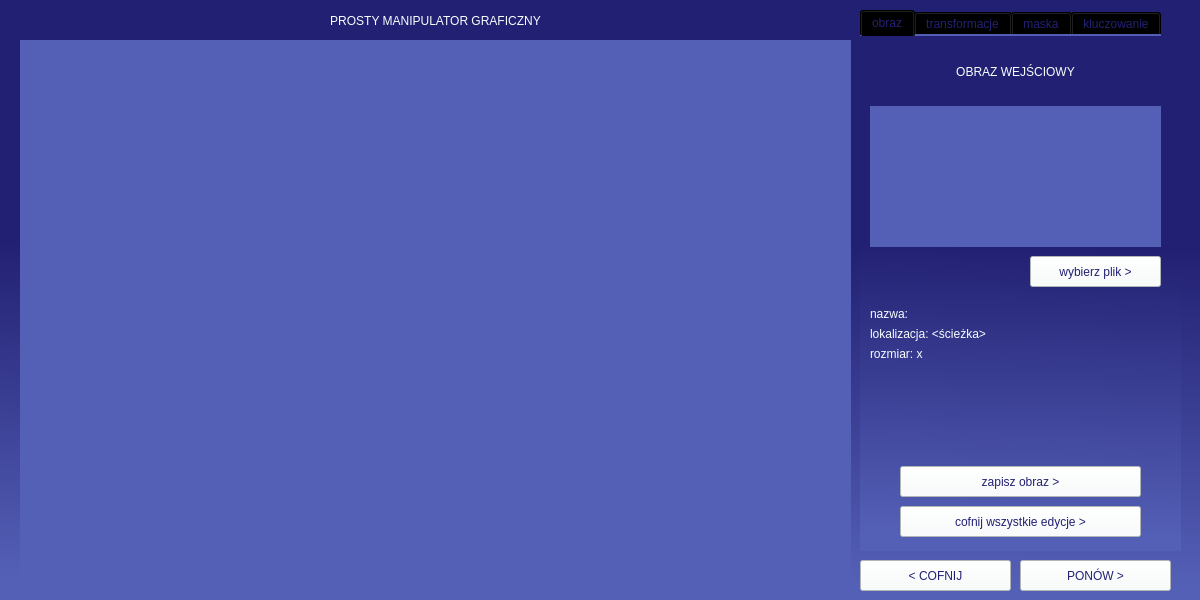
<?xml version="1.0" encoding="UTF-8"?>
<ui version="4.0">
 <class>MainWindow</class>
 <widget class="QMainWindow" name="MainWindow">
  <property name="geometry">
   <rect>
    <x>0</x>
    <y>0</y>
    <width>1200</width>
    <height>600</height>
   </rect>
  </property>
  <property name="sizePolicy">
   <sizepolicy hsizetype="Fixed" vsizetype="Fixed">
    <horstretch>0</horstretch>
    <verstretch>0</verstretch>
   </sizepolicy>
  </property>
  <property name="minimumSize">
   <size>
    <width>1200</width>
    <height>600</height>
   </size>
  </property>
  <property name="maximumSize">
   <size>
    <width>1200</width>
    <height>600</height>
   </size>
  </property>
  <property name="windowTitle">
   <string>Prosty Manipulator Graficzny</string>
  </property>
  <property name="styleSheet">
   <string notr="true">background-color: rgb(34, 32, 115);
background-color: qlineargradient(spread:pad, x1:0.517045, y1:0.29, x2:0.506, y2:0.972, stop:0.176136 rgba(34, 32, 115, 255), stop:1 rgba(84, 96, 182, 255));
color: rgb(248, 254, 255);
border-color: rgb(248, 254, 255);
font: 700 10pt &quot;Source Code Pro&quot;;</string>
  </property>
  <widget class="QWidget" name="centralwidget">
   <widget class="QTabWidget" name="HubTransfPodst">
    <property name="geometry">
     <rect>
      <x>860</x>
      <y>10</y>
      <width>321</width>
      <height>541</height>
     </rect>
    </property>
    <property name="styleSheet">
     <string notr="true">color: rgb(34, 32, 115);
alternate-background-color: rgb(34, 32, 115);
border-color: rgb(248, 254, 255);
gridline-color: rgb(34, 32, 115);</string>
    </property>
    <property name="currentIndex">
     <number>0</number>
    </property>
    <widget class="QWidget" name="TabZdjecie">
     <attribute name="title">
      <string>obraz</string>
     </attribute>
     <widget class="QPushButton" name="BtnWybierzZdjecie">
      <property name="geometry">
       <rect>
        <x>170</x>
        <y>220</y>
        <width>131</width>
        <height>31</height>
       </rect>
      </property>
      <property name="styleSheet">
       <string notr="true">background-color: rgb(248, 254, 255);</string>
      </property>
      <property name="text">
       <string>wybierz plik &gt;</string>
      </property>
     </widget>
     <widget class="QLabel" name="LblSciezkaWe">
      <property name="geometry">
       <rect>
        <x>10</x>
        <y>290</y>
        <width>291</width>
        <height>16</height>
       </rect>
      </property>
      <property name="styleSheet">
       <string notr="true">background-color: rgba(0, 0, 0, 0);
color: rgb(248, 254, 255);</string>
      </property>
      <property name="text">
       <string>lokalizacja: &lt;ścieżka&gt;</string>
      </property>
     </widget>
     <widget class="QLabel" name="LblObrazWe">
      <property name="geometry">
       <rect>
        <x>10</x>
        <y>70</y>
        <width>291</width>
        <height>141</height>
       </rect>
      </property>
      <property name="styleSheet">
       <string notr="true">background-color: rgb(84, 96, 182);</string>
      </property>
      <property name="text">
       <string/>
      </property>
      <property name="alignment">
       <set>Qt::AlignCenter</set>
      </property>
     </widget>
     <widget class="QLabel" name="LblNazwaWe">
      <property name="geometry">
       <rect>
        <x>10</x>
        <y>270</y>
        <width>291</width>
        <height>16</height>
       </rect>
      </property>
      <property name="styleSheet">
       <string notr="true">background-color: rgba(0, 0, 0, 0);
color: rgb(248, 254, 255);</string>
      </property>
      <property name="text">
       <string>nazwa: &lt;nazwa&gt;</string>
      </property>
     </widget>
     <widget class="QLabel" name="LblRozmiarWe">
      <property name="geometry">
       <rect>
        <x>10</x>
        <y>310</y>
        <width>291</width>
        <height>16</height>
       </rect>
      </property>
      <property name="styleSheet">
       <string notr="true">background-color: rgba(0, 0, 0, 0);
color: rgb(248, 254, 255);</string>
      </property>
      <property name="text">
       <string>rozmiar: &lt;width&gt;x&lt;height&gt;</string>
      </property>
     </widget>
     <widget class="QPushButton" name="BtnZapiszZdjecie">
      <property name="geometry">
       <rect>
        <x>40</x>
        <y>430</y>
        <width>241</width>
        <height>31</height>
       </rect>
      </property>
      <property name="styleSheet">
       <string notr="true">background-color: rgb(248, 254, 255);</string>
      </property>
      <property name="text">
       <string>zapisz obraz &gt;</string>
      </property>
     </widget>
     <widget class="QPushButton" name="BtnCofnijWszystkie">
      <property name="geometry">
       <rect>
        <x>40</x>
        <y>470</y>
        <width>241</width>
        <height>31</height>
       </rect>
      </property>
      <property name="styleSheet">
       <string notr="true">background-color: rgb(248, 254, 255);</string>
      </property>
      <property name="text">
       <string>cofnij wszystkie edycje &gt;</string>
      </property>
     </widget>
     <widget class="QLabel" name="LblZdjecieWy_2">
      <property name="geometry">
       <rect>
        <x>10</x>
        <y>20</y>
        <width>291</width>
        <height>31</height>
       </rect>
      </property>
      <property name="styleSheet">
       <string notr="true">background-color: rgba(0, 0, 0, 0);
color: rgb(248, 254, 255);
font: 700 14pt &quot;Source Code Pro&quot;;</string>
      </property>
      <property name="text">
       <string>OBRAZ WEJŚCIOWY</string>
      </property>
      <property name="alignment">
       <set>Qt::AlignCenter</set>
      </property>
     </widget>
     <zorder>LblObrazWe</zorder>
     <zorder>BtnWybierzZdjecie</zorder>
     <zorder>LblSciezkaWe</zorder>
     <zorder>LblNazwaWe</zorder>
     <zorder>LblRozmiarWe</zorder>
     <zorder>BtnZapiszZdjecie</zorder>
     <zorder>BtnCofnijWszystkie</zorder>
     <zorder>LblZdjecieWy_2</zorder>
    </widget>
    <widget class="QWidget" name="TabTransfPodst">
     <attribute name="title">
      <string>transformacje</string>
     </attribute>
     <widget class="QLabel" name="label_6">
      <property name="geometry">
       <rect>
        <x>10</x>
        <y>20</y>
        <width>291</width>
        <height>31</height>
       </rect>
      </property>
      <property name="styleSheet">
       <string notr="true">background-color: rgba(0, 0, 0, 0);
color: rgb(248, 254, 255);
font: 700 13pt &quot;Source Code Pro&quot;;</string>
      </property>
      <property name="text">
       <string>PODSTAWOWE TRANSFORMACJE</string>
      </property>
      <property name="alignment">
       <set>Qt::AlignCenter</set>
      </property>
     </widget>
     <widget class="QPushButton" name="BtnOdbicieOsiX">
      <property name="geometry">
       <rect>
        <x>30</x>
        <y>70</y>
        <width>251</width>
        <height>31</height>
       </rect>
      </property>
      <property name="styleSheet">
       <string notr="true">background-color: rgb(248, 254, 255);
color: rgb(34, 32, 115);</string>
      </property>
      <property name="text">
       <string>odbij lustrzanie w poziomie</string>
      </property>
     </widget>
     <widget class="QPushButton" name="BtnOdbicieOsiY">
      <property name="geometry">
       <rect>
        <x>30</x>
        <y>120</y>
        <width>251</width>
        <height>31</height>
       </rect>
      </property>
      <property name="styleSheet">
       <string notr="true">background-color: rgb(248, 254, 255);
color: rgb(34, 32, 115);</string>
      </property>
      <property name="text">
       <string>odbij lustrzanie w pionie</string>
      </property>
     </widget>
     <widget class="QPushButton" name="BtnNegatyw">
      <property name="geometry">
       <rect>
        <x>30</x>
        <y>170</y>
        <width>251</width>
        <height>31</height>
       </rect>
      </property>
      <property name="styleSheet">
       <string notr="true">background-color: rgb(248, 254, 255);
color: rgb(34, 32, 115);</string>
      </property>
      <property name="text">
       <string>negatyw</string>
      </property>
     </widget>
    </widget>
    <widget class="QWidget" name="TabTransfHSLiCMYK">
     <attribute name="title">
      <string>maska</string>
     </attribute>
     <widget class="QLabel" name="label_5">
      <property name="geometry">
       <rect>
        <x>10</x>
        <y>180</y>
        <width>71</width>
        <height>20</height>
       </rect>
      </property>
      <property name="styleSheet">
       <string notr="true">background-color: rgba(0, 0, 0, 0);
color: rgb(248, 254, 255);</string>
      </property>
      <property name="text">
       <string>KONTRAST</string>
      </property>
      <property name="alignment">
       <set>Qt::AlignCenter</set>
      </property>
     </widget>
     <widget class="QSlider" name="SliderS">
      <property name="geometry">
       <rect>
        <x>90</x>
        <y>100</y>
        <width>160</width>
        <height>22</height>
       </rect>
      </property>
      <property name="styleSheet">
       <string notr="true">background-color: rgba(0, 0, 0, 0);
color: rgb(248, 254, 255);</string>
      </property>
      <property name="minimum">
       <number>-50</number>
      </property>
      <property name="maximum">
       <number>50</number>
      </property>
      <property name="orientation">
       <enum>Qt::Horizontal</enum>
      </property>
     </widget>
     <widget class="QSpinBox" name="CbxS">
      <property name="geometry">
       <rect>
        <x>260</x>
        <y>100</y>
        <width>42</width>
        <height>22</height>
       </rect>
      </property>
      <property name="styleSheet">
       <string notr="true">background-color: rgb(248, 254, 255);</string>
      </property>
      <property name="minimum">
       <number>-50</number>
      </property>
      <property name="maximum">
       <number>50</number>
      </property>
     </widget>
     <widget class="QSpinBox" name="CbxKontrast">
      <property name="geometry">
       <rect>
        <x>260</x>
        <y>180</y>
        <width>42</width>
        <height>22</height>
       </rect>
      </property>
      <property name="styleSheet">
       <string notr="true">background-color: rgb(248, 254, 255);</string>
      </property>
      <property name="minimum">
       <number>-50</number>
      </property>
      <property name="maximum">
       <number>50</number>
      </property>
     </widget>
     <widget class="QSpinBox" name="CbxH">
      <property name="geometry">
       <rect>
        <x>260</x>
        <y>60</y>
        <width>42</width>
        <height>22</height>
       </rect>
      </property>
      <property name="styleSheet">
       <string notr="true">background-color: rgb(248, 254, 255);</string>
      </property>
      <property name="minimum">
       <number>-180</number>
      </property>
      <property name="maximum">
       <number>180</number>
      </property>
     </widget>
     <widget class="QSlider" name="SliderKontrast">
      <property name="geometry">
       <rect>
        <x>90</x>
        <y>180</y>
        <width>160</width>
        <height>22</height>
       </rect>
      </property>
      <property name="styleSheet">
       <string notr="true">background-color: rgba(0, 0, 0, 0);
color: rgb(248, 254, 255);</string>
      </property>
      <property name="minimum">
       <number>-50</number>
      </property>
      <property name="maximum">
       <number>50</number>
      </property>
      <property name="orientation">
       <enum>Qt::Horizontal</enum>
      </property>
     </widget>
     <widget class="QLabel" name="label">
      <property name="geometry">
       <rect>
        <x>10</x>
        <y>19</y>
        <width>301</width>
        <height>31</height>
       </rect>
      </property>
      <property name="styleSheet">
       <string notr="true">background-color: rgba(0, 0, 0, 0);
color: rgb(248, 254, 255);
font: 700 14pt &quot;Source Code Pro&quot;;</string>
      </property>
      <property name="text">
       <string>WARTOŚCI GLOBALNE HSL</string>
      </property>
      <property name="alignment">
       <set>Qt::AlignCenter</set>
      </property>
     </widget>
     <widget class="QLabel" name="label_4">
      <property name="geometry">
       <rect>
        <x>10</x>
        <y>140</y>
        <width>71</width>
        <height>20</height>
       </rect>
      </property>
      <property name="styleSheet">
       <string notr="true">background-color: rgba(0, 0, 0, 0);
color: rgb(248, 254, 255);</string>
      </property>
      <property name="text">
       <string>JASNOŚĆ</string>
      </property>
      <property name="alignment">
       <set>Qt::AlignCenter</set>
      </property>
     </widget>
     <widget class="QSlider" name="SliderL">
      <property name="geometry">
       <rect>
        <x>90</x>
        <y>140</y>
        <width>160</width>
        <height>22</height>
       </rect>
      </property>
      <property name="styleSheet">
       <string notr="true">background-color: rgba(0, 0, 0, 0);
color: rgb(248, 254, 255);</string>
      </property>
      <property name="minimum">
       <number>-50</number>
      </property>
      <property name="maximum">
       <number>50</number>
      </property>
      <property name="orientation">
       <enum>Qt::Horizontal</enum>
      </property>
     </widget>
     <widget class="QSpinBox" name="CbxL">
      <property name="geometry">
       <rect>
        <x>260</x>
        <y>140</y>
        <width>42</width>
        <height>22</height>
       </rect>
      </property>
      <property name="styleSheet">
       <string notr="true">background-color: rgb(248, 254, 255);</string>
      </property>
      <property name="minimum">
       <number>-50</number>
      </property>
      <property name="maximum">
       <number>50</number>
      </property>
      <property name="value">
       <number>0</number>
      </property>
     </widget>
     <widget class="QLabel" name="label_2">
      <property name="geometry">
       <rect>
        <x>10</x>
        <y>60</y>
        <width>71</width>
        <height>20</height>
       </rect>
      </property>
      <property name="styleSheet">
       <string notr="true">background-color: rgba(0, 0, 0, 0);
color: rgb(248, 254, 255);</string>
      </property>
      <property name="text">
       <string>ODCIEŃ</string>
      </property>
      <property name="alignment">
       <set>Qt::AlignCenter</set>
      </property>
     </widget>
     <widget class="QSlider" name="SliderH">
      <property name="geometry">
       <rect>
        <x>90</x>
        <y>60</y>
        <width>160</width>
        <height>22</height>
       </rect>
      </property>
      <property name="styleSheet">
       <string notr="true">background-color: rgba(0, 0, 0, 0);
color: rgb(248, 254, 255);</string>
      </property>
      <property name="minimum">
       <number>-180</number>
      </property>
      <property name="maximum">
       <number>180</number>
      </property>
      <property name="orientation">
       <enum>Qt::Horizontal</enum>
      </property>
     </widget>
     <widget class="QLabel" name="label_3">
      <property name="geometry">
       <rect>
        <x>10</x>
        <y>100</y>
        <width>71</width>
        <height>20</height>
       </rect>
      </property>
      <property name="styleSheet">
       <string notr="true">background-color: rgba(0, 0, 0, 0);
color: rgb(248, 254, 255);</string>
      </property>
      <property name="text">
       <string>NASYCENIE</string>
      </property>
      <property name="alignment">
       <set>Qt::AlignCenter</set>
      </property>
     </widget>
     <widget class="QSpinBox" name="CbxC">
      <property name="geometry">
       <rect>
        <x>260</x>
        <y>280</y>
        <width>42</width>
        <height>22</height>
       </rect>
      </property>
      <property name="styleSheet">
       <string notr="true">background-color: rgb(248, 254, 255);</string>
      </property>
      <property name="minimum">
       <number>-50</number>
      </property>
      <property name="maximum">
       <number>50</number>
      </property>
     </widget>
     <widget class="QLabel" name="label_14">
      <property name="geometry">
       <rect>
        <x>10</x>
        <y>239</y>
        <width>301</width>
        <height>31</height>
       </rect>
      </property>
      <property name="styleSheet">
       <string notr="true">background-color: rgba(0, 0, 0, 0);
color: rgb(248, 254, 255);
font: 700 14pt &quot;Source Code Pro&quot;;</string>
      </property>
      <property name="text">
       <string>WARTOŚCI GLOBALNE CMYK</string>
      </property>
      <property name="alignment">
       <set>Qt::AlignCenter</set>
      </property>
     </widget>
     <widget class="QLabel" name="label_16">
      <property name="geometry">
       <rect>
        <x>20</x>
        <y>280</y>
        <width>61</width>
        <height>20</height>
       </rect>
      </property>
      <property name="styleSheet">
       <string notr="true">background-color: rgba(0, 0, 0, 0);
color: rgb(248, 254, 255);</string>
      </property>
      <property name="text">
       <string>C</string>
      </property>
      <property name="alignment">
       <set>Qt::AlignCenter</set>
      </property>
     </widget>
     <widget class="QSlider" name="SliderC">
      <property name="geometry">
       <rect>
        <x>90</x>
        <y>280</y>
        <width>160</width>
        <height>22</height>
       </rect>
      </property>
      <property name="styleSheet">
       <string notr="true">background-color: rgba(0, 0, 0, 0);
color: rgb(248, 254, 255);</string>
      </property>
      <property name="minimum">
       <number>-50</number>
      </property>
      <property name="maximum">
       <number>50</number>
      </property>
      <property name="orientation">
       <enum>Qt::Horizontal</enum>
      </property>
     </widget>
     <widget class="QSpinBox" name="CbxM">
      <property name="geometry">
       <rect>
        <x>260</x>
        <y>320</y>
        <width>42</width>
        <height>22</height>
       </rect>
      </property>
      <property name="styleSheet">
       <string notr="true">background-color: rgb(248, 254, 255);</string>
      </property>
      <property name="minimum">
       <number>-50</number>
      </property>
      <property name="maximum">
       <number>50</number>
      </property>
     </widget>
     <widget class="QSlider" name="SliderM">
      <property name="geometry">
       <rect>
        <x>90</x>
        <y>320</y>
        <width>160</width>
        <height>22</height>
       </rect>
      </property>
      <property name="styleSheet">
       <string notr="true">background-color: rgba(0, 0, 0, 0);
color: rgb(248, 254, 255);</string>
      </property>
      <property name="minimum">
       <number>-50</number>
      </property>
      <property name="maximum">
       <number>50</number>
      </property>
      <property name="orientation">
       <enum>Qt::Horizontal</enum>
      </property>
     </widget>
     <widget class="QLabel" name="label_17">
      <property name="geometry">
       <rect>
        <x>20</x>
        <y>320</y>
        <width>61</width>
        <height>20</height>
       </rect>
      </property>
      <property name="styleSheet">
       <string notr="true">background-color: rgba(0, 0, 0, 0);
color: rgb(248, 254, 255);</string>
      </property>
      <property name="text">
       <string>M</string>
      </property>
      <property name="alignment">
       <set>Qt::AlignCenter</set>
      </property>
     </widget>
     <widget class="QSpinBox" name="CbxY">
      <property name="geometry">
       <rect>
        <x>260</x>
        <y>360</y>
        <width>42</width>
        <height>22</height>
       </rect>
      </property>
      <property name="styleSheet">
       <string notr="true">background-color: rgb(248, 254, 255);</string>
      </property>
      <property name="minimum">
       <number>-50</number>
      </property>
      <property name="maximum">
       <number>50</number>
      </property>
     </widget>
     <widget class="QSlider" name="SliderY">
      <property name="geometry">
       <rect>
        <x>90</x>
        <y>360</y>
        <width>160</width>
        <height>22</height>
       </rect>
      </property>
      <property name="styleSheet">
       <string notr="true">background-color: rgba(0, 0, 0, 0);
color: rgb(248, 254, 255);</string>
      </property>
      <property name="minimum">
       <number>-50</number>
      </property>
      <property name="maximum">
       <number>50</number>
      </property>
      <property name="orientation">
       <enum>Qt::Horizontal</enum>
      </property>
     </widget>
     <widget class="QLabel" name="label_18">
      <property name="geometry">
       <rect>
        <x>20</x>
        <y>360</y>
        <width>61</width>
        <height>20</height>
       </rect>
      </property>
      <property name="styleSheet">
       <string notr="true">background-color: rgba(0, 0, 0, 0);
color: rgb(248, 254, 255);</string>
      </property>
      <property name="text">
       <string>Y</string>
      </property>
      <property name="alignment">
       <set>Qt::AlignCenter</set>
      </property>
     </widget>
     <widget class="QSpinBox" name="CbxK">
      <property name="geometry">
       <rect>
        <x>260</x>
        <y>400</y>
        <width>42</width>
        <height>22</height>
       </rect>
      </property>
      <property name="styleSheet">
       <string notr="true">background-color: rgb(248, 254, 255);</string>
      </property>
      <property name="minimum">
       <number>-50</number>
      </property>
      <property name="maximum">
       <number>50</number>
      </property>
     </widget>
     <widget class="QSlider" name="SliderK">
      <property name="geometry">
       <rect>
        <x>90</x>
        <y>400</y>
        <width>160</width>
        <height>22</height>
       </rect>
      </property>
      <property name="styleSheet">
       <string notr="true">background-color: rgba(0, 0, 0, 0);
color: rgb(248, 254, 255);</string>
      </property>
      <property name="minimum">
       <number>-50</number>
      </property>
      <property name="maximum">
       <number>50</number>
      </property>
      <property name="orientation">
       <enum>Qt::Horizontal</enum>
      </property>
     </widget>
     <widget class="QLabel" name="label_19">
      <property name="geometry">
       <rect>
        <x>20</x>
        <y>400</y>
        <width>61</width>
        <height>20</height>
       </rect>
      </property>
      <property name="styleSheet">
       <string notr="true">background-color: rgba(0, 0, 0, 0);
color: rgb(248, 254, 255);</string>
      </property>
      <property name="text">
       <string>K</string>
      </property>
      <property name="alignment">
       <set>Qt::AlignCenter</set>
      </property>
     </widget>
    </widget>
    <widget class="QWidget" name="TabTransfRGB">
     <attribute name="title">
      <string>kluczowanie</string>
     </attribute>
     <widget class="QLabel" name="label_7">
      <property name="geometry">
       <rect>
        <x>10</x>
        <y>20</y>
        <width>291</width>
        <height>31</height>
       </rect>
      </property>
      <property name="styleSheet">
       <string notr="true">background-color: rgba(0, 0, 0, 0);
color: rgb(248, 254, 255);
font: 700 14pt &quot;Source Code Pro&quot;;</string>
      </property>
      <property name="text">
       <string>MASKA GLOBALNA RGB</string>
      </property>
      <property name="alignment">
       <set>Qt::AlignCenter</set>
      </property>
     </widget>
     <widget class="QLabel" name="label_12">
      <property name="geometry">
       <rect>
        <x>10</x>
        <y>240</y>
        <width>291</width>
        <height>21</height>
       </rect>
      </property>
      <property name="styleSheet">
       <string notr="true">background-color: rgba(0, 0, 0, 0);
color: rgb(248, 254, 255);
font: 700 14pt &quot;Source Code Pro&quot;;</string>
      </property>
      <property name="text">
       <string>KLUCZOWANIE KOLORU</string>
      </property>
      <property name="alignment">
       <set>Qt::AlignCenter</set>
      </property>
     </widget>
     <widget class="QLabel" name="label_13">
      <property name="geometry">
       <rect>
        <x>70</x>
        <y>280</y>
        <width>61</width>
        <height>16</height>
       </rect>
      </property>
      <property name="styleSheet">
       <string notr="true">background-color: rgba(0, 0, 0, 0);
color: rgb(248, 254, 255);</string>
      </property>
      <property name="text">
       <string>KOLOR:</string>
      </property>
      <property name="alignment">
       <set>Qt::AlignCenter</set>
      </property>
     </widget>
     <widget class="QLabel" name="LblKolorMaski_2">
      <property name="geometry">
       <rect>
        <x>130</x>
        <y>280</y>
        <width>81</width>
        <height>81</height>
       </rect>
      </property>
      <property name="styleSheet">
       <string notr="true">background-color: rgb(0, 0, 0);</string>
      </property>
      <property name="text">
       <string/>
      </property>
      <property name="alignment">
       <set>Qt::AlignCenter</set>
      </property>
     </widget>
     <widget class="QPushButton" name="BtnWindowColorPicker">
      <property name="geometry">
       <rect>
        <x>200</x>
        <y>350</y>
        <width>31</width>
        <height>31</height>
       </rect>
      </property>
      <property name="styleSheet">
       <string notr="true">background-color: rgb(248, 254, 255);
font: 20pt &quot;Wingdings&quot;;</string>
      </property>
      <property name="text">
       <string>!</string>
      </property>
     </widget>
     <widget class="QSpinBox" name="CbxMoc">
      <property name="geometry">
       <rect>
        <x>250</x>
        <y>400</y>
        <width>42</width>
        <height>22</height>
       </rect>
      </property>
      <property name="styleSheet">
       <string notr="true">background-color: rgb(248, 254, 255);</string>
      </property>
      <property name="minimum">
       <number>0</number>
      </property>
      <property name="maximum">
       <number>100</number>
      </property>
      <property name="value">
       <number>90</number>
      </property>
     </widget>
     <widget class="QSlider" name="SliderG">
      <property name="geometry">
       <rect>
        <x>70</x>
        <y>100</y>
        <width>171</width>
        <height>22</height>
       </rect>
      </property>
      <property name="styleSheet">
       <string notr="true">background-color: rgba(0, 0, 0, 0);
color: rgb(248, 254, 255);</string>
      </property>
      <property name="minimum">
       <number>-100</number>
      </property>
      <property name="maximum">
       <number>100</number>
      </property>
      <property name="singleStep">
       <number>5</number>
      </property>
      <property name="orientation">
       <enum>Qt::Horizontal</enum>
      </property>
     </widget>
     <widget class="QLabel" name="label_8">
      <property name="geometry">
       <rect>
        <x>20</x>
        <y>60</y>
        <width>51</width>
        <height>20</height>
       </rect>
      </property>
      <property name="styleSheet">
       <string notr="true">background-color: rgba(0, 0, 0, 0);
color: rgb(248, 254, 255);</string>
      </property>
      <property name="text">
       <string>R</string>
      </property>
      <property name="alignment">
       <set>Qt::AlignCenter</set>
      </property>
     </widget>
     <widget class="QSlider" name="SliderR">
      <property name="geometry">
       <rect>
        <x>70</x>
        <y>60</y>
        <width>171</width>
        <height>22</height>
       </rect>
      </property>
      <property name="styleSheet">
       <string notr="true">background-color: rgba(0, 0, 0, 0);
color: rgb(248, 254, 255);</string>
      </property>
      <property name="minimum">
       <number>-100</number>
      </property>
      <property name="maximum">
       <number>100</number>
      </property>
      <property name="singleStep">
       <number>5</number>
      </property>
      <property name="orientation">
       <enum>Qt::Horizontal</enum>
      </property>
     </widget>
     <widget class="QSpinBox" name="CbxB">
      <property name="geometry">
       <rect>
        <x>250</x>
        <y>140</y>
        <width>42</width>
        <height>22</height>
       </rect>
      </property>
      <property name="styleSheet">
       <string notr="true">background-color: rgb(248, 254, 255);</string>
      </property>
      <property name="minimum">
       <number>-100</number>
      </property>
      <property name="maximum">
       <number>100</number>
      </property>
     </widget>
     <widget class="QSlider" name="SliderB">
      <property name="geometry">
       <rect>
        <x>70</x>
        <y>140</y>
        <width>171</width>
        <height>22</height>
       </rect>
      </property>
      <property name="styleSheet">
       <string notr="true">background-color: rgba(0, 0, 0, 0);
color: rgb(248, 254, 255);</string>
      </property>
      <property name="minimum">
       <number>-100</number>
      </property>
      <property name="maximum">
       <number>100</number>
      </property>
      <property name="singleStep">
       <number>5</number>
      </property>
      <property name="orientation">
       <enum>Qt::Horizontal</enum>
      </property>
     </widget>
     <widget class="QSlider" name="SliderMoc">
      <property name="geometry">
       <rect>
        <x>70</x>
        <y>400</y>
        <width>171</width>
        <height>22</height>
       </rect>
      </property>
      <property name="styleSheet">
       <string notr="true">background-color: rgba(0, 0, 0, 0);
color: rgb(248, 254, 255);</string>
      </property>
      <property name="minimum">
       <number>0</number>
      </property>
      <property name="maximum">
       <number>100</number>
      </property>
      <property name="value">
       <number>90</number>
      </property>
      <property name="orientation">
       <enum>Qt::Horizontal</enum>
      </property>
     </widget>
     <widget class="QLabel" name="label_10">
      <property name="geometry">
       <rect>
        <x>20</x>
        <y>140</y>
        <width>51</width>
        <height>20</height>
       </rect>
      </property>
      <property name="styleSheet">
       <string notr="true">background-color: rgba(0, 0, 0, 0);
color: rgb(248, 254, 255);</string>
      </property>
      <property name="text">
       <string>B</string>
      </property>
      <property name="alignment">
       <set>Qt::AlignCenter</set>
      </property>
     </widget>
     <widget class="QLabel" name="label_9">
      <property name="geometry">
       <rect>
        <x>20</x>
        <y>100</y>
        <width>51</width>
        <height>20</height>
       </rect>
      </property>
      <property name="styleSheet">
       <string notr="true">background-color: rgba(0, 0, 0, 0);
color: rgb(248, 254, 255);</string>
      </property>
      <property name="text">
       <string>G</string>
      </property>
      <property name="alignment">
       <set>Qt::AlignCenter</set>
      </property>
     </widget>
     <widget class="QSpinBox" name="CbxG">
      <property name="geometry">
       <rect>
        <x>250</x>
        <y>100</y>
        <width>42</width>
        <height>22</height>
       </rect>
      </property>
      <property name="styleSheet">
       <string notr="true">background-color: rgb(248, 254, 255);</string>
      </property>
      <property name="minimum">
       <number>-100</number>
      </property>
      <property name="maximum">
       <number>100</number>
      </property>
     </widget>
     <widget class="QLabel" name="label_11">
      <property name="geometry">
       <rect>
        <x>20</x>
        <y>400</y>
        <width>51</width>
        <height>20</height>
       </rect>
      </property>
      <property name="styleSheet">
       <string notr="true">background-color: rgba(0, 0, 0, 0);
color: rgb(248, 254, 255);</string>
      </property>
      <property name="text">
       <string>PRÓG</string>
      </property>
      <property name="alignment">
       <set>Qt::AlignCenter</set>
      </property>
     </widget>
     <widget class="QSpinBox" name="CbxR">
      <property name="geometry">
       <rect>
        <x>250</x>
        <y>60</y>
        <width>42</width>
        <height>22</height>
       </rect>
      </property>
      <property name="styleSheet">
       <string notr="true">background-color: rgb(248, 254, 255);</string>
      </property>
      <property name="minimum">
       <number>-100</number>
      </property>
      <property name="maximum">
       <number>100</number>
      </property>
     </widget>
    </widget>
   </widget>
   <widget class="QLabel" name="LblZdjecieWy">
    <property name="geometry">
     <rect>
      <x>20</x>
      <y>0</y>
      <width>831</width>
      <height>41</height>
     </rect>
    </property>
    <property name="styleSheet">
     <string notr="true">background-color: rgba(255, 255, 255, 0);
font: 20pt &quot;Segoe UI&quot;;
font: 900 15pt &quot;Segoe UI&quot;;</string>
    </property>
    <property name="text">
     <string>PROSTY MANIPULATOR GRAFICZNY</string>
    </property>
    <property name="alignment">
     <set>Qt::AlignCenter</set>
    </property>
   </widget>
   <widget class="QLabel" name="LblObrazPodglad">
    <property name="geometry">
     <rect>
      <x>20</x>
      <y>40</y>
      <width>831</width>
      <height>541</height>
     </rect>
    </property>
    <property name="styleSheet">
     <string notr="true">background-color: rgb(84, 96, 182);</string>
    </property>
    <property name="text">
     <string/>
    </property>
    <property name="alignment">
     <set>Qt::AlignCenter</set>
    </property>
   </widget>
   <widget class="QPushButton" name="BtnCofnij">
    <property name="geometry">
     <rect>
      <x>860</x>
      <y>560</y>
      <width>151</width>
      <height>31</height>
     </rect>
    </property>
    <property name="styleSheet">
     <string notr="true">background-color: rgb(248, 254, 255);
color: rgb(34, 32, 115);</string>
    </property>
    <property name="text">
     <string>&lt; COFNIJ</string>
    </property>
   </widget>
   <widget class="QPushButton" name="BtnPonow">
    <property name="geometry">
     <rect>
      <x>1020</x>
      <y>560</y>
      <width>151</width>
      <height>31</height>
     </rect>
    </property>
    <property name="styleSheet">
     <string notr="true">background-color: rgb(248, 254, 255);
color: rgb(34, 32, 115);</string>
    </property>
    <property name="text">
     <string>PONÓW &gt;</string>
    </property>
   </widget>
  </widget>
 </widget>
 <resources/>
 <connections/>
</ui>
